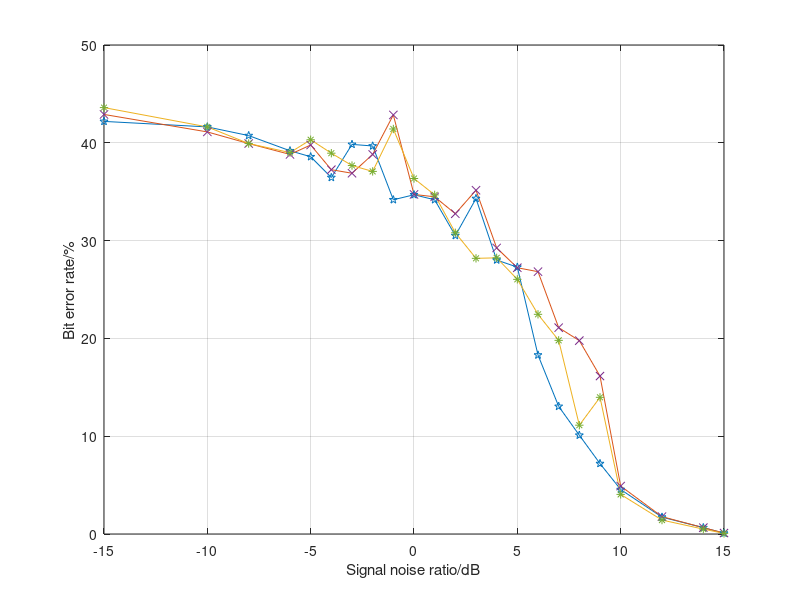

Write the MATLAB code that produced this figure.
x_psk=[-15;-10;-8;-6;-5;-4;-3;-2;-1;0;1;2;3;4;5;6;7;8;9;10;12;14;15];
y_kmeans=[0.42188;%1 -15
    0.41625;%2 -10
    %0.40925;%3 -10
    0.40737%3 -8
    0.39187;%4 -6
    0.38575;%5 -5
    0.3645;%6 -4
    0.39837;%7 -3
    0.39675;%8 -2
    0.34175;%9 -1
    0.34687;%10 0
    0.34175;%11 1
    0.30512;%12 2
    0.343;%13 3
    0.28013;%14 4
    0.27287;%15 5
    0.183;%16 6
    0.1305;%17 7
    0.101;%18 8
    0.072;%19 9
    0.0455;%20 10
    0.01725;%21 12
    0.0065;%22 14
    0.000875;%23 15
    ];
y_ng=[0.429;%1 -15
    0.41113;%2 -10
    0.39925;%3 -8
    0.38813;%4 -6
    0.39775;%5 -5
    0.3725;%6 -4
    0.36888;%7 -3
    0.38813;%8 -2
    0.4285;%9 -1
    0.34725;%10 0
    0.34475;%11 1
    0.3275;%12 2
    0.3515;%13 3
    0.2925;%14 4
    0.27225;%15 5
     0.26823;%16 6
     0.211;%17 7
     0.19775;%18 8
     0.1615;%19 9
     0.049;%20 10
     0.01775;%21 12
     0.0065;%22 14
     0.001;%23 15
    ];
y_my=[0.436;%1 -15
    0.41625;%2 -10
    0.39925;%3 -8
    0.39;%4 -6
    0.40313;%5 -5
    0.38938;%6 -4
    0.37675;%7 -3
    0.37075;%8 -2
    0.41413;%9 -1
    0.3635;%10 0
    0.34675;%11 1
    0.308;%12 2
    0.28187;%13 3
    0.28237;%14 4
    0.26038;%15 5
    0.22462;%16 6
    0.198;%17 7
    0.11125;%18 8
    0.13975;%19 9
    0.0405;%20 10
    0.01425;%21 12
    0.005;%22 14
    0.000625;%23 15
    ];
y_kmeans=y_kmeans*100;
y_ng=y_ng*100;
y_my=y_my*100;
figure;plot(x_psk,y_kmeans);hold on;plot(x_psk,y_ng);hold on;plot(x_psk,y_my);hold on;scatter(x_psk,y_kmeans,'p');hold on;plot(x_psk,y_ng,'x');hold on;plot(x_psk,y_my,'*');hold on;grid on;
xlabel('Signal noise ratio/dB');
ylabel('Bit error rate/%');